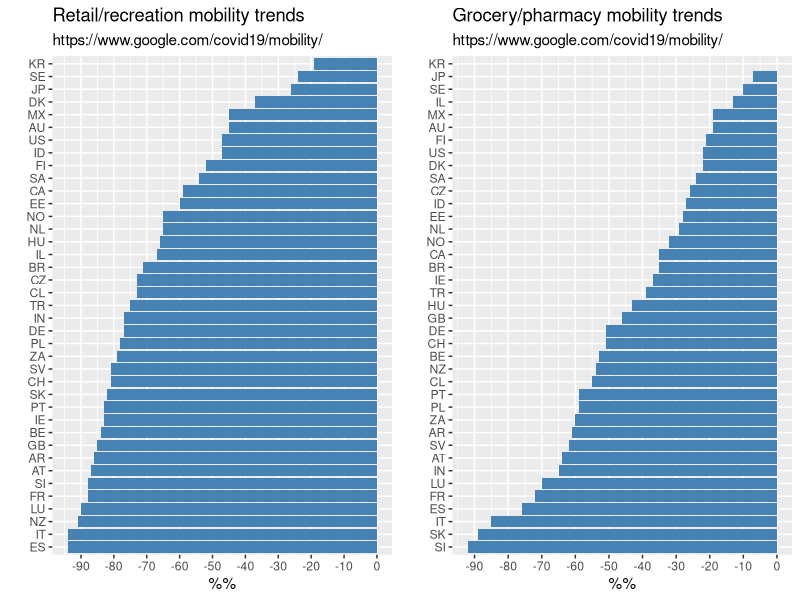
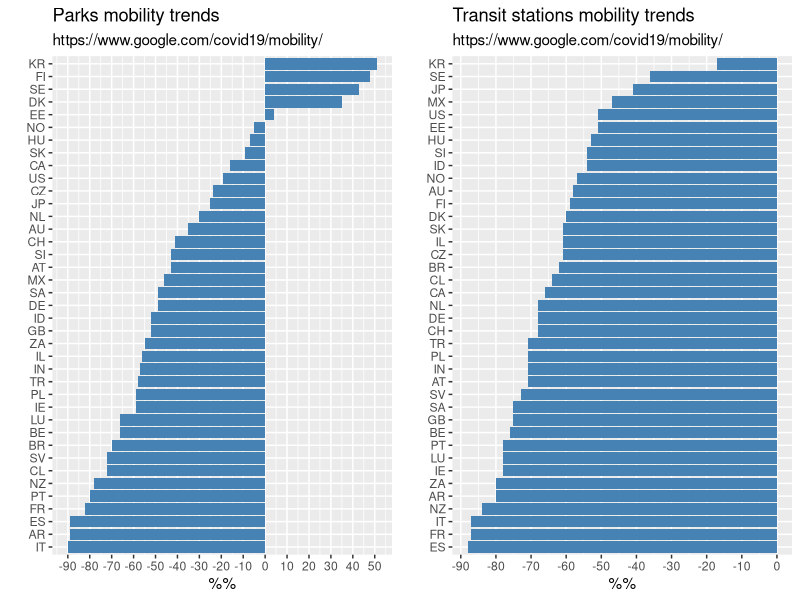
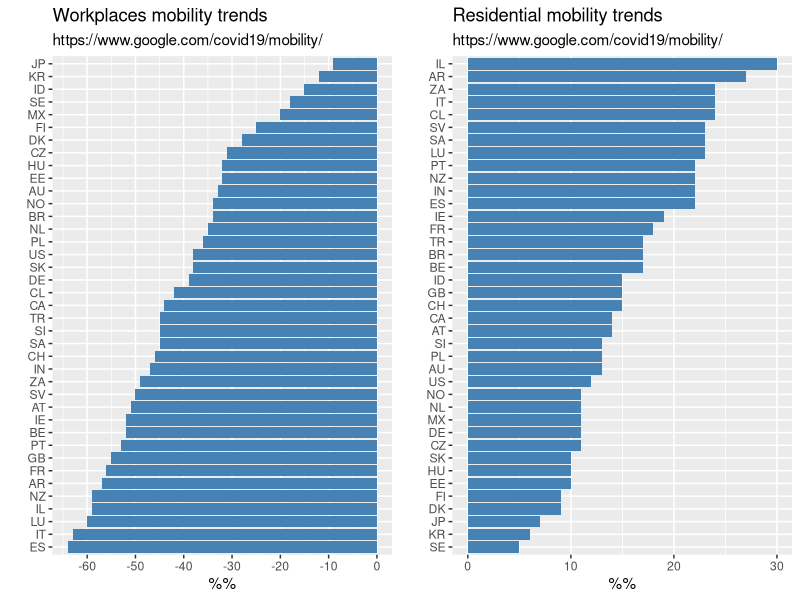

Write the R code that produced these figures, in order.
library("dplyr")
library("ggplot2")
library("ggpubr")
##
spanV <- 0.25

surl <- "https://www.google.com/covid19/mobility/"
today <- Sys.Date()
tt<- format(today, "%d/%m/%Y")

d <- read.csv("GMobRep29032020.csv", sep = ';',  header=T, na.string="NA")
##   colClasses = c('factor', 'factor', 'factor', 'character', 'character', 'numeric', 'numeric'));

## date;country;retrec;grocp;parks;transit;work;residential
p1 <- ggplot(d, aes(x=reorder(country, retrec),, y=retrec)) + 
 geom_bar(stat="identity", fill = "steelblue") + 
 #geom_text(data=d, aes(label=sprintf("%.1f", retrec), x=country, y= retrec), hjust=-0.9, size=3 ) +
 xlab(label="") + ylab(label="%%") +
 scale_y_continuous(breaks=c(-90,-80,-70,-60,-50,-40,-30,-20,-10, 0, 10, 20, 30, 40, 50)) +
 coord_flip()+
 ggtitle(sprintf ("Retail/recreation mobility trends"), subtitle=sprintf("%s", surl))

p2 <- ggplot(d, aes(x=reorder(country, grocp),, y=grocp)) + 
 geom_bar(stat="identity", fill = "steelblue") + 
 #geom_text(data=d, aes(label=sprintf("%.1f", grocp), x=country, y= grocp), hjust=-0.9, size=3 ) +
 xlab(label="") + ylab(label="%%") +
 scale_y_continuous(breaks=c(-90,-80,-70,-60,-50,-40,-30,-20,-10, 0, 10, 20, 30, 40, 50)) +
 coord_flip()+
 ggtitle(sprintf ("Grocery/pharmacy mobility trends"), subtitle=sprintf("%s", surl))

p3 <- ggplot(d, aes(x=reorder(country, parks),, y=parks)) + 
 geom_bar(stat="identity", fill = "steelblue") + 
 #geom_text(data=d, aes(label=sprintf("%.1f", parks), x=country, y= parks), hjust=-0.9, size=3 ) +
 xlab(label="") + ylab(label="%%") +
 scale_y_continuous(breaks=c(-90,-80,-70,-60,-50,-40,-30,-20,-10, 0, 10, 20, 30, 40, 50)) +
 coord_flip()+
 ggtitle(sprintf ("Parks mobility trends"), subtitle=sprintf("%s", surl))
####
p4 <- ggplot(d, aes(x=reorder(country, transit),, y=transit)) + 
 geom_bar(stat="identity", fill = "steelblue") + 
 #geom_text(data=d, aes(label=sprintf("%.1f", transit), x=country, y= transit), hjust=-0.9, size=3 ) +
 xlab(label="") + ylab(label="%%") +
 scale_y_continuous(breaks=c(-90,-80,-70,-60,-50,-40,-30,-20,-10, 0, 10, 20, 30, 40, 50)) +
 coord_flip()+
 ggtitle(sprintf ("Transit stations mobility trends"), subtitle=sprintf("%s", surl))

p5 <- ggplot(d, aes(x=reorder(country, work),, y=work)) + 
 geom_bar(stat="identity", fill = "steelblue") + 
 #geom_text(data=d, aes(label=sprintf("%.1f", work), x=country, y= work), hjust=-0.9, size=3 ) +
 xlab(label="") + ylab(label="%%") +
 scale_y_continuous(breaks=c(-90,-80,-70,-60,-50,-40,-30,-20,-10, 0, 10, 20, 30, 40, 50)) +
 coord_flip()+
 ggtitle(sprintf ("Workplaces mobility trends"), subtitle=sprintf("%s", surl))

p6 <- ggplot(d, aes(x=reorder(country, residential),, y=residential)) + 
 geom_bar(stat="identity", fill = "steelblue") + 
 #geom_text(data=d, aes(label=sprintf("%.1f", residential), x=country, y= residential), hjust=-0.9, size=3 ) +
 xlab(label="") + ylab(label="%%") +
 scale_y_continuous(breaks=c(-90,-80,-70,-60,-50,-40,-30,-20,-10, 0, 10, 20, 30, 40, 50)) +
 coord_flip()+
 ggtitle(sprintf ("Residential mobility trends"), subtitle=sprintf("%s", surl))

p12 <- ggarrange(p1, p2, ncol=2, nrow=1)
p34 <- ggarrange(p3, p4, ncol=2, nrow=1)
p56 <- ggarrange(p5, p6, ncol=2, nrow=1)

ggsave(plot=p12, "gmr_rr_12.png", width=9)
ggsave(plot=p34, "gmr_rr_34.png", width=9)
ggsave(plot=p56, "gmr_rr_56.png", width=9)

